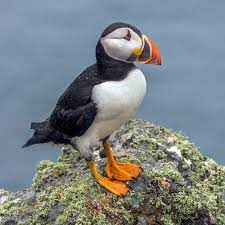
#> input picture everythingElse/download.jpg, 225 x 225 px
$ python imagething.py
#> lines starting #> are read from the running program, lines starting #| are printed output that depends on the picture
from PIL import Image
import numpy as np
import math


#run parameters
runResize = True
runGray = True
runNeg = False
runAnti = False
runFunky = False
runGray2 = True

#getting image
img = Image.open("download.jpg")
#> img is the input picture: PIL image 225x225 RGB; mean R, G, B 123.2, 131.1, 134.4
img.show()
width, height = img.size
#> width = 225; height = 225
rBruh, gBruh, bBruh = img.split()
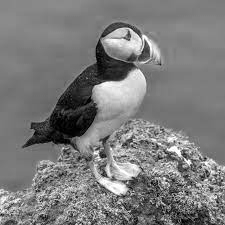
#> rBruh: PIL image 225x225 L; min 0, max 255, mean 123.2
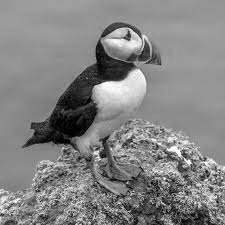
#> gBruh: PIL image 225x225 L; min 0, max 255, mean 131.1
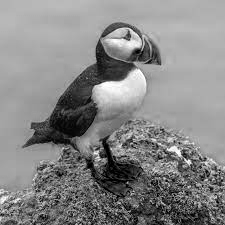
#> bBruh: PIL image 225x225 L; min 0, max 255, mean 134.4
img = Image.merge('RGB', (rBruh, gBruh, bBruh))

if runResize:
    #shrinking image by dis factor
    resFactor = 2
    teenyImage = Image.new('RGB',(int(width/resFactor), int(height/resFactor)))
#> teenyImage: PIL image 112x112 RGB; every value is 0
    for x in range(int(width/resFactor)):
        for y in range(int(height/resFactor)):
            (r,g,b) = img.getpixel((x*resFactor, y*resFactor))
            teenyImage.putpixel((x, y), (r,g,b))
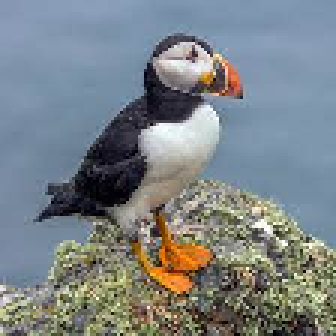
#> teenyImage: PIL image 112x112 RGB (shown 3 times larger); mean R, G, B 123.3, 131.1, 134.7

    teenyImage.show()

#DOES NOT WORK YET UHHHH CAN I GET UHhhh..
#for x in range(width-1):
#    for y in range(height-1):
#        (r1,g1,b1) = img.getpixel((x, y))
#        (r2,g2,b2) = img.getpixel((x + 1, y))
#        (r3, g3, b3) = img.getpixel((x, y + 1))
#        (r4, g4, b4) = img.getpixel((x + 1, y + 1))
#        (avgR, avgG, avgB) = (((r1 + r2 + r3 + r4)/4), ((g1 + g2 + g3 + g4)/4), ((b1 + b2 + b3 + b4)/4))

if runGray:
    #gray scale from RGB Image
    grayImage = Image.new('RGB', (width, height))
#> grayImage: PIL image 225x225 RGB; every value is 0
    for x in range(0,width):
        for y in range(0,height):
            red = rBruh.getpixel((x,y))
            green = gBruh.getpixel((x,y))
            blue = bBruh.getpixel((x,y))
            gray = math.floor(((red + green + blue)/3))
            grayImage.putpixel((x,y), (gray,gray,gray))
    grayImage.show(title='Ayo where da puffin color go')

grayNeg = Image.new('RGB', (width, height))
rG, gG, bG = grayImage.split()

if runNeg:
    #inverse gray scale

    for x in range(0,width):
        for y in range(0,height):
            newVal = 255 - rG.getpixel((x,y))
            grayNeg.putpixel((x,y), (newVal, newVal, newVal))
    grayNeg.show()

if runAnti:
    antiPuff = Image.new('RGB', (width, height))
    for x in range(0, width):
        for y in range(0, height):
            newValR = 255 - rBruh.getpixel((x,y))
            newValG = 255 - gBruh.getpixel((x,y))
            newValB = 255 - bBruh.getpixel((x,y))
            antiPuff.putpixel((x,y),(newValR, newValG, newValB))

    antiPuff.show()

if runGray2:
    #gray scale from RGB Image
    grayImage = Image.new('RGB', (width, height))
    for x in range(0,width):
        for y in range(0,height):
            red = rBruh.getpixel((x,y))
            green = gBruh.getpixel((x,y))
            blue = bBruh.getpixel((x,y))
            gray = math.floor(((red + green + blue)/3))
            grayLog = 20*math.floor(math.log(1 + gray)) #darker image -- slightly lighter dark because of the shift
            lightPower = 20*math.floor((1 + gray)^2) #darkens image
            grayImage.putpixel((x,y), (grayLog,grayLog,grayLog))
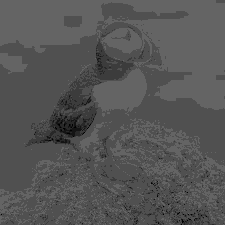
#> grayImage: PIL image 225x225 RGB; min 0, max 100, mean 85.2
    grayImage.show(title='Ayo where da puffin color go')

grayNeg = Image.new('RGB', (width, height))
rG, gG, bG = grayImage.split()


#
if runFunky:
    splitVal = 128
    funkyImage = Image.new('RGB', (width, height))
    for x in range(0, width):
        for y in range(0, height):
            if (rG.getpixel((x,y))<splitVal):
                newerValR = 0
            else:
                newerValR = 255
            if (gG.getpixel((x,y))<splitVal):
                newerValG = 0
            else:
                newerValG = 255
            if (bG.getpixel((x,y))<splitVal):
                newerValB = 0
            else:
                newerValB = 255
            funkyImage.putpixel((x,y),(newerValR, newerValG, newerValB))

    funkyImage.show()
